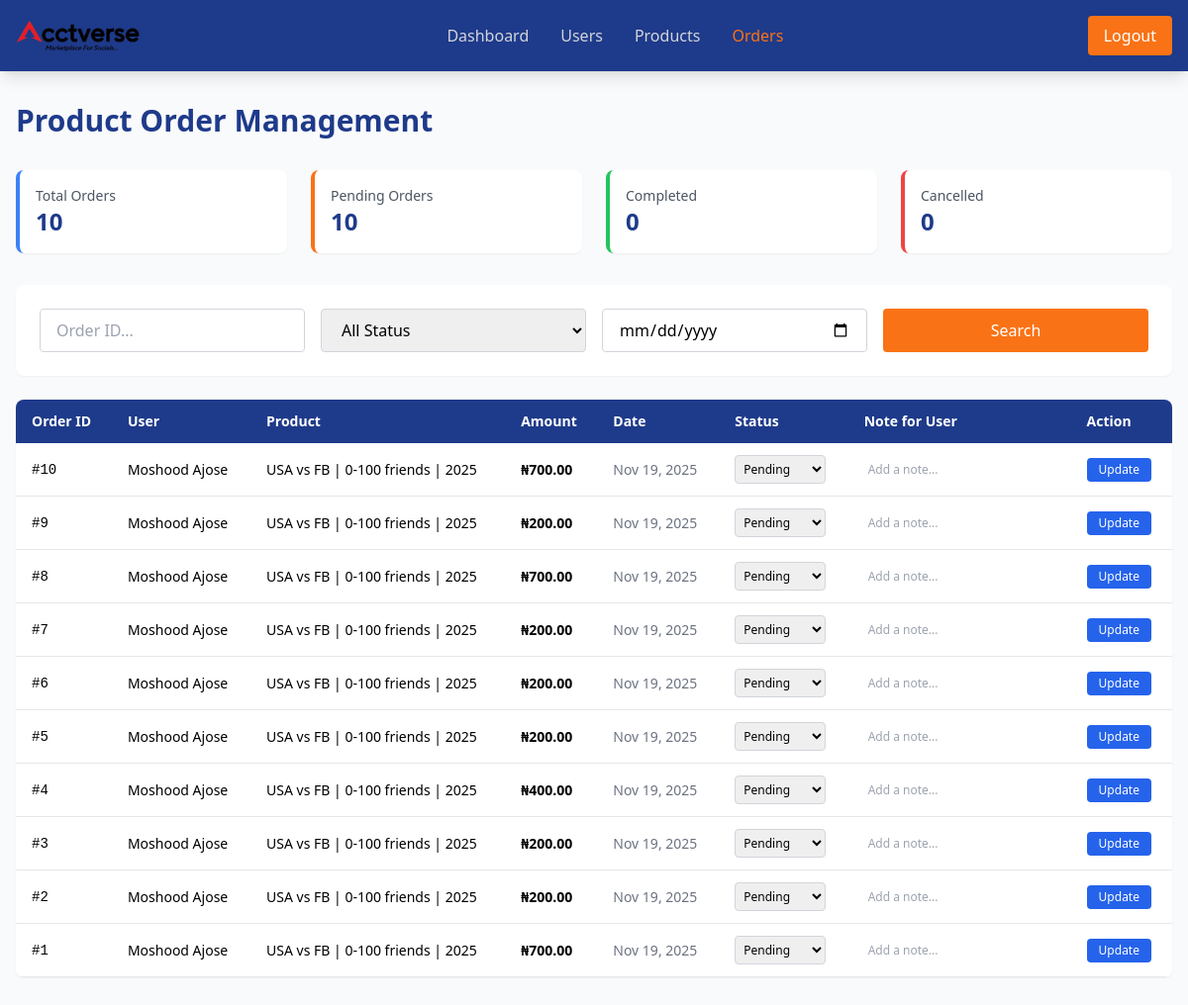
The page /admin/admin-orders.php (signed in) on the database its author committed.
### tables this page shows
CREATE TABLE `orders` (
  `id` int UNSIGNED NOT NULL,
  `user_id` int UNSIGNED NOT NULL,
  `product_id` int UNSIGNED NOT NULL,
  `price` decimal(12,2) NOT NULL,
  `quantity` int UNSIGNED NOT NULL DEFAULT '1',
  `total_amount` decimal(12,2) NOT NULL,
  `status` enum('pending','completed','cancelled') NOT NULL DEFAULT 'pending',
  `created_at` timestamp NULL DEFAULT CURRENT_TIMESTAMP,
  `admin_note` text
);

CREATE TABLE `users` (
  `id` bigint UNSIGNED NOT NULL,
  `full_name` varchar(255) NOT NULL,
  `email` varchar(255) NOT NULL,
  `password_hash` varchar(255) NOT NULL,
  `role` enum('user','admin') NOT NULL DEFAULT 'user',
  `is_verified` tinyint(1) NOT NULL DEFAULT '0',
  `verification_token` varchar(255) DEFAULT NULL,
  `reset_token` varchar(255) DEFAULT NULL,
  `created_at` timestamp NULL DEFAULT CURRENT_TIMESTAMP,
  `username` varchar(255) DEFAULT NULL,
  `mobile_code` varchar(10) DEFAULT NULL,
  `mobile` varchar(20) DEFAULT NULL,
  `country` varchar(100) DEFAULT NULL,
  `verify_token` text,
  `first_name` varchar(255) DEFAULT NULL,
  `last_name` varchar(255) DEFAULT NULL,
  `address` varchar(255) DEFAULT NULL,
  `state` varchar(100) DEFAULT NULL,
  `zip_code` varchar(20) DEFAULT NULL,
  `city` varchar(100) DEFAULT NULL,
  `balance` decimal(15,2) NOT NULL DEFAULT '0.00',
  `referral_earnings` decimal(12,2) NOT NULL DEFAULT '0.00',
  `pending_earnings` decimal(12,2) NOT NULL DEFAULT '0.00',
  `withdrawn_amount` decimal(12,2) NOT NULL DEFAULT '0.00'
);

CREATE TABLE `products` (
  `id` int NOT NULL,
  `product_name` varchar(255) NOT NULL,
  `category` varchar(100) NOT NULL,
  `description` text NOT NULL,
  `price` decimal(10,2) NOT NULL,
  `stock` int NOT NULL,
  `image` varchar(255) DEFAULT NULL,
  `created_at` timestamp NULL DEFAULT CURRENT_TIMESTAMP
);

### admin/admin-orders.php (the view, shortened to what this page needs)
<?php
require_once "../db/db.php";
try {
    $totalOrders = $pdo->query("SELECT COUNT(*) FROM orders")->fetchColumn();
    $pendingOrders = $pdo->query("SELECT COUNT(*) FROM orders WHERE status = 'pending'")->fetchColumn();
    $completedOrders = $pdo->query("SELECT COUNT(*) FROM orders WHERE status = 'completed'")->fetchColumn();
    $cancelledOrders = $pdo->query("SELECT COUNT(*) FROM orders WHERE status = 'cancelled'")->fetchColumn();
} catch (Exception $e) {
    $totalOrders = $pendingOrders = $completedOrders = $cancelledOrders = 0;
    set_flash("error", "Could not load order statistics.");
}
$sql = "
    SELECT
        o.id, o.total_amount, o.status, o.created_at, o.admin_note,
        p.product_name,
        u.first_name, u.last_name
    FROM orders o
    JOIN users u ON o.user_id = u.id
    JOIN products p ON o.product_id = p.id
";
$params = [];
$order_id = trim($_GET['order_id'] ?? '');
$date_filter = trim($_GET['date'] ?? '');
$sql .= " ORDER BY o.created_at DESC";
try {
    $stmt = $pdo->prepare($sql);
    $stmt->execute($params);
    $orders = $stmt->fetchAll(PDO::FETCH_ASSOC);
} catch (Exception $e) {
    $orders = [];
    set_flash("error", "Could not retrieve orders.");
}
?>
<!DOCTYPE html>
<html lang="en">
<head>
    <script src="https://cdn.tailwindcss.com"></script>
    <link rel="stylesheet" href="https://cdn.jsdelivr.net/npm/toastify-js/src/toastify.min.css">
</head>
<body class="bg-gray-50">
    <nav class="bg-blue-900 shadow-lg">
        <div class="max-w-7xl mx-auto px-4 py-4">
            <div class="flex items-center justify-between">
                <div class="flex items-center gap-2">
                    <img src="../assets/image/acctverse.png" alt="Acctverse" class="w-32">
                </div>
                <div class="hidden md:flex items-center gap-8">
                    <a href="index.php" class="text-gray-300 hover:text-orange-500">Dashboard</a>
                    <a href="admin-users.php" class="text-gray-300 hover:text-orange-500">Users</a>
                    <a href="manage-products.php" class="text-gray-300 hover:text-orange-500">Products</a>
                    <a href="admin-orders.php" class="text-orange-500 font-medium">Orders</a>
                </div>
                <a href="../logout.php" class="bg-orange-500 text-white px-4 py-2 rounded font-medium hover:bg-orange-600">Logout</a>
            </div>
        </div>
    </nav>
    <div class="max-w-7xl mx-auto px-4 py-8">
        <h1 class="text-3xl font-bold text-blue-900 mb-8">Product Order Management</h1>
        <div class="grid grid-cols-1 md:grid-cols-4 gap-6 mb-8">
            <div class="bg-white rounded-lg shadow-sm p-4 border-l-4 border-blue-500">
                <p class="text-gray-600 text-sm">Total Orders</p>
                <h3 class="text-2xl font-bold text-blue-900"><?= number_format($totalOrders) ?></h3>
            </div>
            <div class="bg-white rounded-lg shadow-sm p-4 border-l-4 border-orange-500">
                <p class="text-gray-600 text-sm">Pending Orders</p>
                <h3 class="text-2xl font-bold text-blue-900"><?= number_format($pendingOrders) ?></h3>
            </div>
            <div class="bg-white rounded-lg shadow-sm p-4 border-l-4 border-green-500">
                <p class="text-gray-600 text-sm">Completed</p>
                <h3 class="text-2xl font-bold text-blue-900"><?= number_format($completedOrders) ?></h3>
            </div>
            <div class="bg-white rounded-lg shadow-sm p-4 border-l-4 border-red-500">
                <p class="text-gray-600 text-sm">Cancelled</p>
                <h3 class="text-2xl font-bold text-blue-900"><?= number_format($cancelledOrders) ?></h3>
            </div>
        </div>
        <div class="bg-white rounded-lg shadow-sm p-6 mb-6">
            <form method="GET" action="admin-orders.php">
                <div class="grid grid-cols-1 md:grid-cols-4 gap-4">
                    <input type="text" name="order_id" placeholder="Order ID..." value="<?= htmlspecialchars($order_id) ?>" class="border border-gray-300 rounded px-4 py-2 focus:outline-none focus:border-orange-500">
                    <select name="status" class="border border-gray-300 rounded px-4 py-2 focus:outline-none focus:border-orange-500">
                        <option value="">All Status</option>
                    </select>
                    <input type="date" name="date" value="<?= htmlspecialchars($date_filter) ?>" class="border border-gray-300 rounded px-4 py-2 focus:outline-none focus:border-orange-500">
                    <button type="submit" class="bg-orange-500 text-white px-4 py-2 rounded font-medium hover:bg-orange-600">Search</button>
                </div>
            </form>
        </div>
        <div class="bg-white rounded-lg shadow-sm overflow-hidden">
            <div class="overflow-x-auto">
                <table class="w-full text-sm">
                    <thead class="bg-blue-900 text-white">
                        <tr>
                            <th class="px-4 py-3 text-left text-sm font-semibold">Order ID</th>
                            <th class="px-4 py-3 text-left text-sm font-semibold">User</th>
                            <th class="px-4 py-3 text-left text-sm font-semibold">Product</th>
                            <th class="px-4 py-3 text-left text-sm font-semibold">Amount</th>
                            <th class="px-4 py-3 text-left text-sm font-semibold">Date</th>
                            <th class="px-4 py-3 text-left text-sm font-semibold">Status</th>
                            <th class="px-4 py-3 text-left text-sm font-semibold">Note for User</th>
                            <th class="px-4 py-3 text-left text-sm font-semibold">Action</th>
                        </tr>
                    </thead>
                    <tbody>
                        <?php if (empty($orders)): ?>
                            <tr>
                                <td colspan="8" class="text-center py-10 text-gray-500">No orders found.</td>
                            </tr>
                        <?php else: ?>
                            <?php foreach ($orders as $order): ?>
                                <tr class="border-b border-gray-200 hover:bg-gray-50">
                                    <form action="update-order-status.php" method="POST">
                                        <td class="px-4 py-3 font-mono">#<?= htmlspecialchars($order['id']) ?></td>
                                        <td class="px-4 py-3"><?= htmlspecialchars($order['first_name'] . ' ' . $order['last_name']) ?></td>
                                        <td class="px-4 py-3"><?= htmlspecialchars($order['product_name']) ?></td>
                                        <td class="px-4 py-3 font-semibold">₦<?= number_format($order['total_amount'], 2) ?></td>
                                        <td class="px-4 py-3 text-gray-500"><?= date("M d, Y", strtotime($order['created_at'])) ?></td>
                                        <td class="px-4 py-3">
                                            <select name="status" class="text-xs border border-gray-300 rounded p-1">
                                                <option value="pending" <?= $order['status'] === 'pending' ? 'selected' : '' ?>>Pending</option>
                                            </select>
                                        </td>
                                        <td class="px-4 py-3">
                                            <input type="text" name="admin_note" placeholder="Add a note..." value="<?= htmlspecialchars($order['admin_note'] ?? '') ?>" class="w-full border-gray-200 rounded p-1 text-xs focus:outline-none focus:border-orange-400">
                                        </td>
                                        <td class="px-4 py-3">
                                            <button type="submit" class="bg-blue-600 text-white px-3 py-1 rounded text-xs hover:bg-blue-700">Update</button>
                                        </td>
                                    </form>
                                </tr>
                            <?php endforeach; ?>
                        <?php endif; ?>
                    </tbody>
                </table>
            </div>
        </div>
    </div>
</body>
</html>

### rows shown on the page
orders: id "10", user.last_name "Moshood Ajose", product.product_name "USA vs FB | 0-100 friends | 2025", total_amount "700.00", created_at "Nov 19, 2025", status "Pending"
orders: id "9", user.last_name "Moshood Ajose", product.product_name "USA vs FB | 0-100 friends | 2025", total_amount "200.00", created_at "Nov 19, 2025", status "Pending"
orders: id "8", user.last_name "Moshood Ajose", product.product_name "USA vs FB | 0-100 friends | 2025", total_amount "700.00", created_at "Nov 19, 2025", status "Pending"
orders: id "7", user.last_name "Moshood Ajose", product.product_name "USA vs FB | 0-100 friends | 2025", total_amount "200.00", created_at "Nov 19, 2025", status "Pending"
orders: id "6", user.last_name "Moshood Ajose", product.product_name "USA vs FB | 0-100 friends | 2025", total_amount "200.00", created_at "Nov 19, 2025", status "Pending"
orders: id "5", user.last_name "Moshood Ajose", product.product_name "USA vs FB | 0-100 friends | 2025", total_amount "200.00", created_at "Nov 19, 2025", status "Pending"
orders: id "4", user.last_name "Moshood Ajose", product.product_name "USA vs FB | 0-100 friends | 2025", total_amount "400.00", created_at "Nov 19, 2025", status "Pending"
orders: id "3", user.last_name "Moshood Ajose", product.product_name "USA vs FB | 0-100 friends | 2025", total_amount "200.00", created_at "Nov 19, 2025", status "Pending"
orders: id "2", user.last_name "Moshood Ajose", product.product_name "USA vs FB | 0-100 friends | 2025", total_amount "200.00", created_at "Nov 19, 2025", status "Pending"
orders: id "1", user.last_name "Moshood Ajose", product.product_name "USA vs FB | 0-100 friends | 2025", total_amount "700.00", created_at "Nov 19, 2025", status "Pending"

### other values the page prints
$totalOrders "10"
$pendingOrders "10"
$completedOrders "0"
$cancelledOrders "0"
